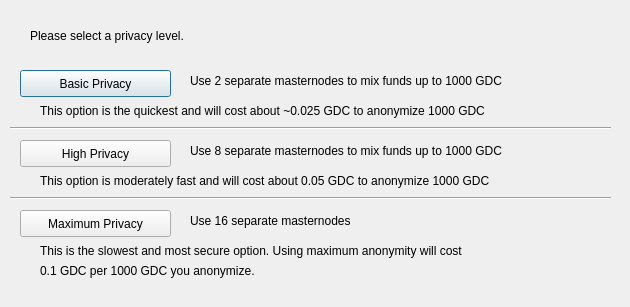
<?xml version="1.0" encoding="UTF-8"?>
<ui version="4.0">
 <class>DarksendConfig</class>
 <widget class="QDialog" name="DarksendConfig">
  <property name="geometry">
   <rect>
    <x>0</x>
    <y>0</y>
    <width>630</width>
    <height>307</height>
   </rect>
  </property>
  <property name="windowTitle">
   <string>Configure Darksend</string>
  </property>
  <widget class="QPushButton" name="buttonBasic">
   <property name="geometry">
    <rect>
     <x>20</x>
     <y>70</y>
     <width>151</width>
     <height>27</height>
    </rect>
   </property>
   <property name="text">
    <string>Basic Privacy</string>
   </property>
  </widget>
  <widget class="QPushButton" name="buttonHigh">
   <property name="geometry">
    <rect>
     <x>20</x>
     <y>140</y>
     <width>151</width>
     <height>27</height>
    </rect>
   </property>
   <property name="text">
    <string>High Privacy</string>
   </property>
  </widget>
  <widget class="QPushButton" name="buttonMax">
   <property name="geometry">
    <rect>
     <x>20</x>
     <y>210</y>
     <width>151</width>
     <height>27</height>
    </rect>
   </property>
   <property name="text">
    <string>Maximum Privacy</string>
   </property>
  </widget>
  <widget class="QLabel" name="label">
   <property name="geometry">
    <rect>
     <x>30</x>
     <y>20</y>
     <width>571</width>
     <height>31</height>
    </rect>
   </property>
   <property name="text">
    <string>Please select a privacy level.</string>
   </property>
  </widget>
  <widget class="QLabel" name="label_2">
   <property name="geometry">
    <rect>
     <x>190</x>
     <y>70</y>
     <width>421</width>
     <height>21</height>
    </rect>
   </property>
   <property name="text">
    <string>Use 2 separate masternodes to mix funds up to 1000 GDC</string>
   </property>
  </widget>
  <widget class="QLabel" name="label_3">
   <property name="geometry">
    <rect>
     <x>190</x>
     <y>140</y>
     <width>411</width>
     <height>21</height>
    </rect>
   </property>
   <property name="text">
    <string>Use 8 separate masternodes to mix funds up to 1000 GDC</string>
   </property>
  </widget>
  <widget class="QLabel" name="label_4">
   <property name="geometry">
    <rect>
     <x>190</x>
     <y>210</y>
     <width>421</width>
     <height>21</height>
    </rect>
   </property>
   <property name="text">
    <string>Use 16 separate masternodes</string>
   </property>
  </widget>
  <widget class="QLabel" name="label_6">
   <property name="geometry">
    <rect>
     <x>40</x>
     <y>100</y>
     <width>561</width>
     <height>21</height>
    </rect>
   </property>
   <property name="text">
    <string>This option is the quickest and will cost about ~0.025 GDC to anonymize 1000 GDC</string>
   </property>
  </widget>
  <widget class="QLabel" name="label_7">
   <property name="geometry">
    <rect>
     <x>40</x>
     <y>170</y>
     <width>561</width>
     <height>21</height>
    </rect>
   </property>
   <property name="text">
    <string>This option is moderately fast and will cost about 0.05 GDC to anonymize 1000 GDC</string>
   </property>
  </widget>
  <widget class="QLabel" name="label_8">
   <property name="geometry">
    <rect>
     <x>40</x>
     <y>240</y>
     <width>561</width>
     <height>21</height>
    </rect>
   </property>
   <property name="text">
    <string>This is the slowest and most secure option. Using maximum anonymity will cost</string>
   </property>
  </widget>
  <widget class="QLabel" name="label_9">
   <property name="geometry">
    <rect>
     <x>40</x>
     <y>260</y>
     <width>561</width>
     <height>21</height>
    </rect>
   </property>
   <property name="text">
    <string>0.1 GDC per 1000 GDC you anonymize.</string>
   </property>
  </widget>
  <widget class="Line" name="line">
   <property name="geometry">
    <rect>
     <x>10</x>
     <y>120</y>
     <width>601</width>
     <height>16</height>
    </rect>
   </property>
   <property name="orientation">
    <enum>Qt::Horizontal</enum>
   </property>
  </widget>
  <widget class="Line" name="line_2">
   <property name="geometry">
    <rect>
     <x>10</x>
     <y>190</y>
     <width>601</width>
     <height>16</height>
    </rect>
   </property>
   <property name="orientation">
    <enum>Qt::Horizontal</enum>
   </property>
  </widget>
 </widget>
 <resources/>
 <connections/>
</ui>
